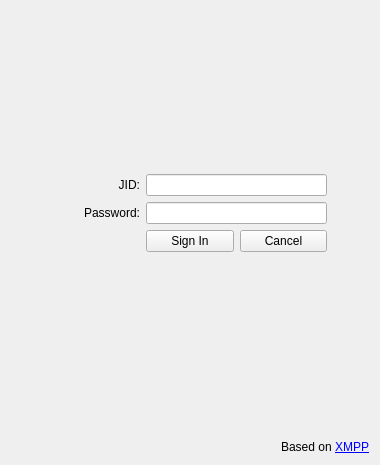
<?xml version="1.0" encoding="UTF-8"?>
<ui version="4.0">
 <class>ChatWindow</class>
 <widget class="QWidget" name="ChatWindow">
  <property name="geometry">
   <rect>
    <x>0</x>
    <y>0</y>
    <width>380</width>
    <height>465</height>
   </rect>
  </property>
  <property name="windowTitle">
   <string>Chat</string>
  </property>
  <layout class="QGridLayout" name="gridLayout_2">
   <property name="margin">
    <number>0</number>
   </property>
   <item row="0" column="0">
    <widget class="QStackedWidget" name="stack">
     <property name="currentIndex">
      <number>0</number>
     </property>
     <widget class="QWidget" name="page">
      <layout class="QGridLayout" name="gridLayout_3">
       <item row="1" column="0">
        <spacer name="horizontalSpacer">
         <property name="orientation">
          <enum>Qt::Horizontal</enum>
         </property>
         <property name="sizeHint" stdset="0">
          <size>
           <width>36</width>
           <height>20</height>
          </size>
         </property>
        </spacer>
       </item>
       <item row="1" column="1">
        <layout class="QGridLayout" name="gridLayout">
         <item row="0" column="0">
          <widget class="QLabel" name="label">
           <property name="text">
            <string>JID:</string>
           </property>
           <property name="alignment">
            <set>Qt::AlignRight|Qt::AlignTrailing|Qt::AlignVCenter</set>
           </property>
          </widget>
         </item>
         <item row="0" column="1" colspan="2">
          <widget class="QLineEdit" name="lineJid"/>
         </item>
         <item row="1" column="0">
          <widget class="QLabel" name="label_2">
           <property name="text">
            <string>Password:</string>
           </property>
           <property name="alignment">
            <set>Qt::AlignRight|Qt::AlignTrailing|Qt::AlignVCenter</set>
           </property>
          </widget>
         </item>
         <item row="1" column="1" colspan="2">
          <widget class="QLineEdit" name="linePassword">
           <property name="echoMode">
            <enum>QLineEdit::Password</enum>
           </property>
          </widget>
         </item>
         <item row="2" column="1">
          <widget class="QPushButton" name="pushSignIn">
           <property name="text">
            <string>Sign In</string>
           </property>
          </widget>
         </item>
         <item row="2" column="2">
          <widget class="QPushButton" name="pushCancel">
           <property name="text">
            <string>Cancel</string>
           </property>
          </widget>
         </item>
        </layout>
       </item>
       <item row="0" column="1">
        <spacer name="verticalSpacer">
         <property name="orientation">
          <enum>Qt::Vertical</enum>
         </property>
         <property name="sizeHint" stdset="0">
          <size>
           <width>20</width>
           <height>0</height>
          </size>
         </property>
        </spacer>
       </item>
       <item row="1" column="2">
        <spacer name="horizontalSpacer_2">
         <property name="orientation">
          <enum>Qt::Horizontal</enum>
         </property>
         <property name="sizeHint" stdset="0">
          <size>
           <width>36</width>
           <height>20</height>
          </size>
         </property>
        </spacer>
       </item>
       <item row="4" column="0" colspan="3">
        <widget class="QLabel" name="label_3">
         <property name="text">
          <string>Based on &lt;a href=&quot;http://xmpp.org&quot;&gt;XMPP&lt;/a&gt;</string>
         </property>
         <property name="alignment">
          <set>Qt::AlignRight|Qt::AlignTrailing|Qt::AlignVCenter</set>
         </property>
         <property name="openExternalLinks">
          <bool>true</bool>
         </property>
        </widget>
       </item>
       <item row="3" column="1">
        <spacer name="verticalSpacer_2">
         <property name="orientation">
          <enum>Qt::Vertical</enum>
         </property>
         <property name="sizeHint" stdset="0">
          <size>
           <width>20</width>
           <height>0</height>
          </size>
         </property>
        </spacer>
       </item>
       <item row="2" column="1">
        <widget class="QLabel" name="labelStatus">
         <property name="sizePolicy">
          <sizepolicy hsizetype="Preferred" vsizetype="Preferred">
           <horstretch>1</horstretch>
           <verstretch>0</verstretch>
          </sizepolicy>
         </property>
         <property name="alignment">
          <set>Qt::AlignCenter</set>
         </property>
        </widget>
       </item>
      </layout>
     </widget>
     <widget class="QWidget" name="page_2">
      <layout class="QGridLayout" name="gridLayout_4">
       <property name="margin">
        <number>0</number>
       </property>
       <item row="0" column="0">
        <widget class="QTabWidget" name="tabs">
         <property name="tabPosition">
          <enum>QTabWidget::South</enum>
         </property>
         <property name="elideMode">
          <enum>Qt::ElideRight</enum>
         </property>
         <property name="documentMode">
          <bool>true</bool>
         </property>
         <property name="tabsClosable">
          <bool>true</bool>
         </property>
         <property name="movable">
          <bool>true</bool>
         </property>
        </widget>
       </item>
      </layout>
     </widget>
    </widget>
   </item>
  </layout>
 </widget>
 <layoutdefault spacing="6" margin="11"/>
 <tabstops>
  <tabstop>lineJid</tabstop>
  <tabstop>linePassword</tabstop>
  <tabstop>pushSignIn</tabstop>
  <tabstop>pushCancel</tabstop>
  <tabstop>tabs</tabstop>
 </tabstops>
 <resources/>
 <connections>
  <connection>
   <sender>pushSignIn</sender>
   <signal>clicked()</signal>
   <receiver>ChatWindow</receiver>
   <slot>slotSignIn()</slot>
   <hints>
    <hint type="sourcelabel">
     <x>185</x>
     <y>247</y>
    </hint>
    <hint type="destinationlabel">
     <x>374</x>
     <y>281</y>
    </hint>
   </hints>
  </connection>
  <connection>
   <sender>pushCancel</sender>
   <signal>clicked()</signal>
   <receiver>ChatWindow</receiver>
   <slot>slotCancelSignIn()</slot>
   <hints>
    <hint type="sourcelabel">
     <x>266</x>
     <y>247</y>
    </hint>
    <hint type="destinationlabel">
     <x>348</x>
     <y>334</y>
    </hint>
   </hints>
  </connection>
  <connection>
   <sender>lineJid</sender>
   <signal>returnPressed()</signal>
   <receiver>ChatWindow</receiver>
   <slot>slotSignIn()</slot>
   <hints>
    <hint type="sourcelabel">
     <x>248</x>
     <y>183</y>
    </hint>
    <hint type="destinationlabel">
     <x>376</x>
     <y>49</y>
    </hint>
   </hints>
  </connection>
  <connection>
   <sender>linePassword</sender>
   <signal>returnPressed()</signal>
   <receiver>ChatWindow</receiver>
   <slot>slotSignIn()</slot>
   <hints>
    <hint type="sourcelabel">
     <x>231</x>
     <y>210</y>
    </hint>
    <hint type="destinationlabel">
     <x>352</x>
     <y>94</y>
    </hint>
   </hints>
  </connection>
  <connection>
   <sender>tabs</sender>
   <signal>tabCloseRequested(int)</signal>
   <receiver>ChatWindow</receiver>
   <slot>slotTabCloseRequested(int)</slot>
   <hints>
    <hint type="sourcelabel">
     <x>239</x>
     <y>285</y>
    </hint>
    <hint type="destinationlabel">
     <x>401</x>
     <y>291</y>
    </hint>
   </hints>
  </connection>
  <connection>
   <sender>tabs</sender>
   <signal>currentChanged(int)</signal>
   <receiver>ChatWindow</receiver>
   <slot>slotCurrentTabChanged(int)</slot>
   <hints>
    <hint type="sourcelabel">
     <x>270</x>
     <y>210</y>
    </hint>
    <hint type="destinationlabel">
     <x>560</x>
     <y>233</y>
    </hint>
   </hints>
  </connection>
 </connections>
 <slots>
  <slot>slotSignIn()</slot>
  <slot>slotCancelSignIn()</slot>
  <slot>slotTabCloseRequested(int)</slot>
  <slot>slotCurrentTabChanged(int)</slot>
 </slots>
</ui>
